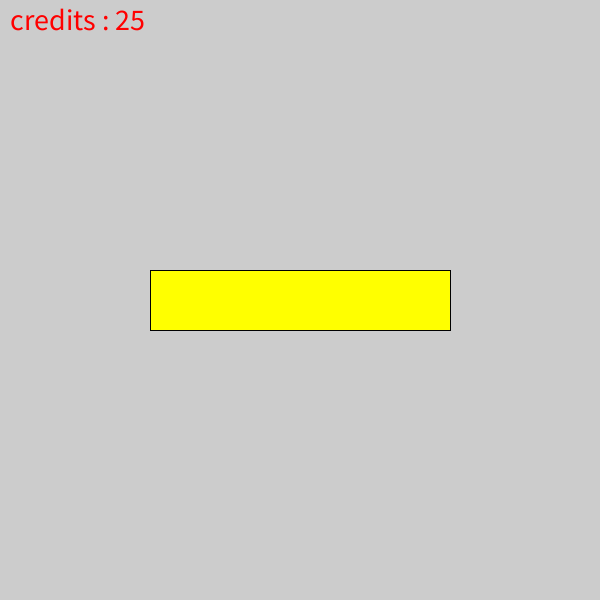
Frame 1 (no input)
Frame 60 (the mouse pressed at the canvas centre just before this capture): identical to frame 1, image omitted
Frame 120 (the mouse held since frame 60 and released just before this capture): identical to frame 1, image omitted

The Processing sketch that drew this single still picture (run headless with seeded random() and noise(); from frame 60 on, the mouse is pressed at the canvas centre):

// Processing sketch: Oefenopgave_3_7
// ── Oefenopgave_3_7.pde
/* Oefenopgave_3_7
Author: Wesley Bouchard
Student number: 575976 
Date: 08-02-2019 */

int x,
y,
rectWidth,
rectHeight,
centerWidth,
centerHeight,
textSize,
creditX = 10,
creditY = 30,
factor = 5,
credits = 25,
YELLOW = #FFFF00,
RED = #FF0000,
GREY = 204;

void setup() {
  size(600,600);
  background(GREY);
  smooth();
  centerWidth = width/2;
  centerHeight = height/2;
  x = centerWidth;
  y = centerHeight;
  rectWidth = width/2;
  rectHeight = rectWidth/factor;
  textSize = rectHeight/2;
  drawRectangle();
  drawCredits();
}

void draw() {
}

void drawRectangle() {
  fill(YELLOW);
  rectMode(CENTER);
  rect(x,y,rectWidth,rectHeight);
}

void writeMousePos() {
  fill(RED);
  textSize(textSize);
  textAlign(CENTER,CENTER);
  text("(" + mouseX + " - " + mouseY + ")", x, y);
}

void drawCredits() {
  textAlign(LEFT);
  fill(RED);
  textSize(textSize);
  text("credits : " + credits, creditX, creditY);
}

void mouseClicked() {
  background(GREY);
  //if mouseX and mouseY is even, +1 credit
  if (mouseX%2 == 0 && mouseY%2 == 0) {
    credits++;
    //if mouseX and mouseY isn't even, -1 credit
  } else if (mouseX%2 != 0 && mouseY%2 != 0) {
    if (credits > 1) {
      credits--;
    } else {
      credits = 25;
    }
  }
  drawRectangle();
  writeMousePos();
  drawCredits();
}
